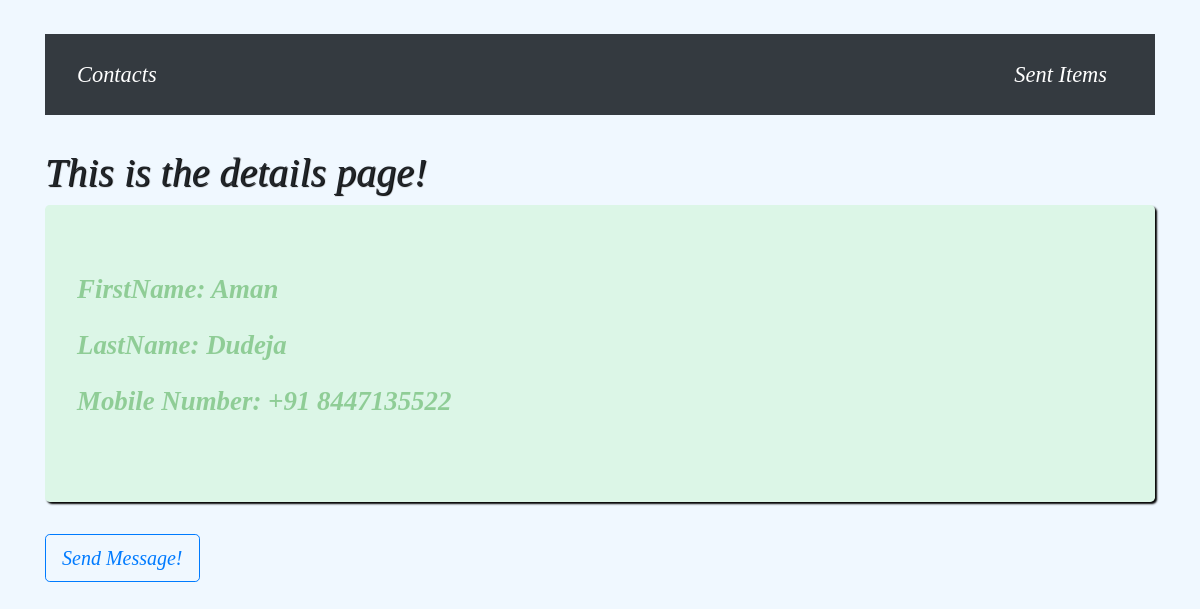
The page /details/1 on the database its author committed.
### contacts/models.py (models this page shows, shortened)
class Contact(models.Model):
	first_name = models.CharField(max_length = 50)
	last_name = models.CharField(max_length = 50)
	mobile = models.BigIntegerField()

### contacts/views.py (the view)
# urls.py: path('<int:contact_id>',views.detail,name='detail'),
def detail(request,contact_id):
	contact = get_object_or_404(Contact,pk=contact_id)
	print(str(contact.mobile)+'\n'+contact.first_name)
	return render(request,'contacts/details.html',{'contact':contact})

### contacts/templates/contacts/details.html (shortened to what this page needs)
<!DOCTYPE html>
{% extends 'extend.html' %}
{% block body %}
	<h1>This is the details page!</h1>
	<div class="jumbotron">
		FirstName: {{ contact.first_name }}<p></p>
		LastName:  {{ contact.last_name }}<p></p>
		Mobile Number: +91 {{ contact.mobile }}<p></p>
		</div>
		<a class="btn btn-outline-primary btn-lg" href="{% url 'contacts:send' contact.id %}">Send Message!</a>
{% endblock %}

### static/base.css (style rules this page uses)
* { box-sizing: border-box; }
body { font-style: oblique; font-family: "TIMES NEW ROMAN",sans-serif; background-color: aliceblue; font-size: 1.4em; }
h1 { color: inherit; text-shadow: 1px 1px 1px black; }
.jumbotron { background-color: #90ee9038; box-shadow: 2px 2px 2px black; color: #00800059; }

### contacts/templates/contacts/details.html (style rules this page uses)
.jumbotron { font-size: 1.2em; font-weight: bold; }

### rows shown on the page
Contact: first_name "Aman", last_name "Dudeja", mobile "8447135522"
